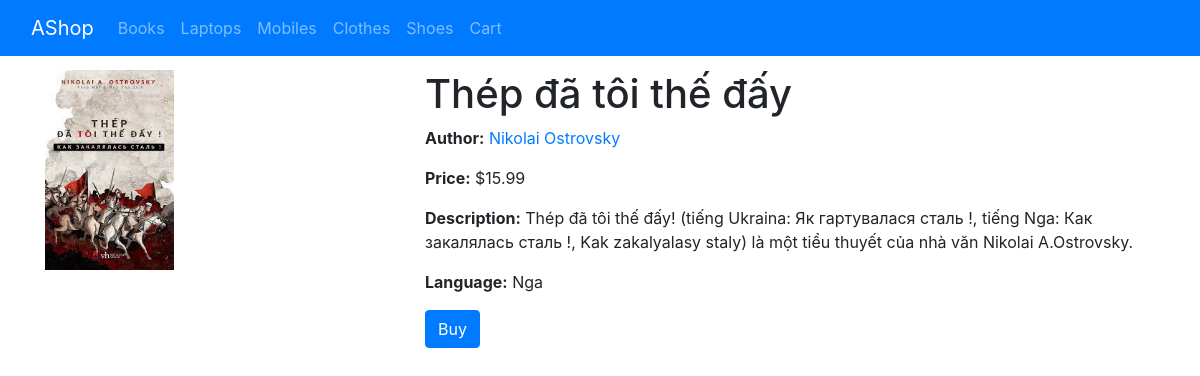
/catalog/book/1, run on the app's committed database.
### catalog/models.py (models this page shows, shortened)
class Item(models.Model):
    name = models.CharField(max_length=100)
    price = models.FloatField()
    image = models.ImageField(upload_to = 'images/', default='images/icon-load-256x256.png')
    description = models.TextField(
        max_length=1000,
        help_text="Short description for the product",
        blank=True,
        null=True)
    def get_price(self):
        return f'${self.price}'
    class Meta:
        ordering = ['name']

class Book(Item):
    author = models.ManyToManyField('Author')
    language = models.CharField(max_length=100, blank=True, null=True)
    def get_authors(self):
        return ', '.join(au.__str__() for au in self.author.all()[:3])
    get_authors.short_description = 'Author'

class Author(models.Model):
    first_name = models.CharField(max_length=100)
    last_name = models.CharField(max_length=100)
    date_of_birth = models.DateField(null=True, blank=True)
    date_of_death = models.DateField('Died', null=True, blank=True)
    class Meta:
        ordering = ['last_name', 'first_name']
    def __str__(self) -> str:
        return f'{self.first_name} {self.last_name}'

### catalog/views.py (the view)
# urls.py: path('book/<int:pk>', views.BookDetailView.as_view(), name='book-detail'),
class BookDetailView(generic.DetailView):
    model = Book

### catalog/templates/catalog/book_detail.html (shortened to what this page needs)
{% extends "base_generic.html" %}
{% block content %}
<div class="row">
	<div class="col-sm-4">
		<img src="{{ book.image.url }}" alt="{{ book.name }}" style="height: 200px; width: auto; margin: auto;">
	</div>
	<div class="col-sm-8">
		<h1>{{ book.name }}</h1>
		<p><strong>Author:</strong> <a href="">{{ book.get_authors }}</a></p>
		<p><strong>Price:</strong> {{book.get_price}}</p>
		<p><strong>Description:</strong> {{ book.description }}</p>
		<p><strong>Language:</strong> {{ book.language }}</p>
		<form action="{% url 'add-to-cart' %}" method="post">
			<button class="btn btn-primary">Buy</button>
		</form>
	</div>
</div>
{% endblock %}

### data on the page
Item: image (picture), name "Thép đã tôi thế đấy", description "Thép đã tôi thế đấy! (tiếng Ukraina: Як гартувалася сталь !, tiếng Nga: Как закалялась сталь !, Kak zakalyalasy staly) là một tiểu thuyết của nhà văn Nikolai A.Ostrovsky."
Book: get_authors "Nikolai Ostrovsky", get_price "$15.99", language "Nga"
